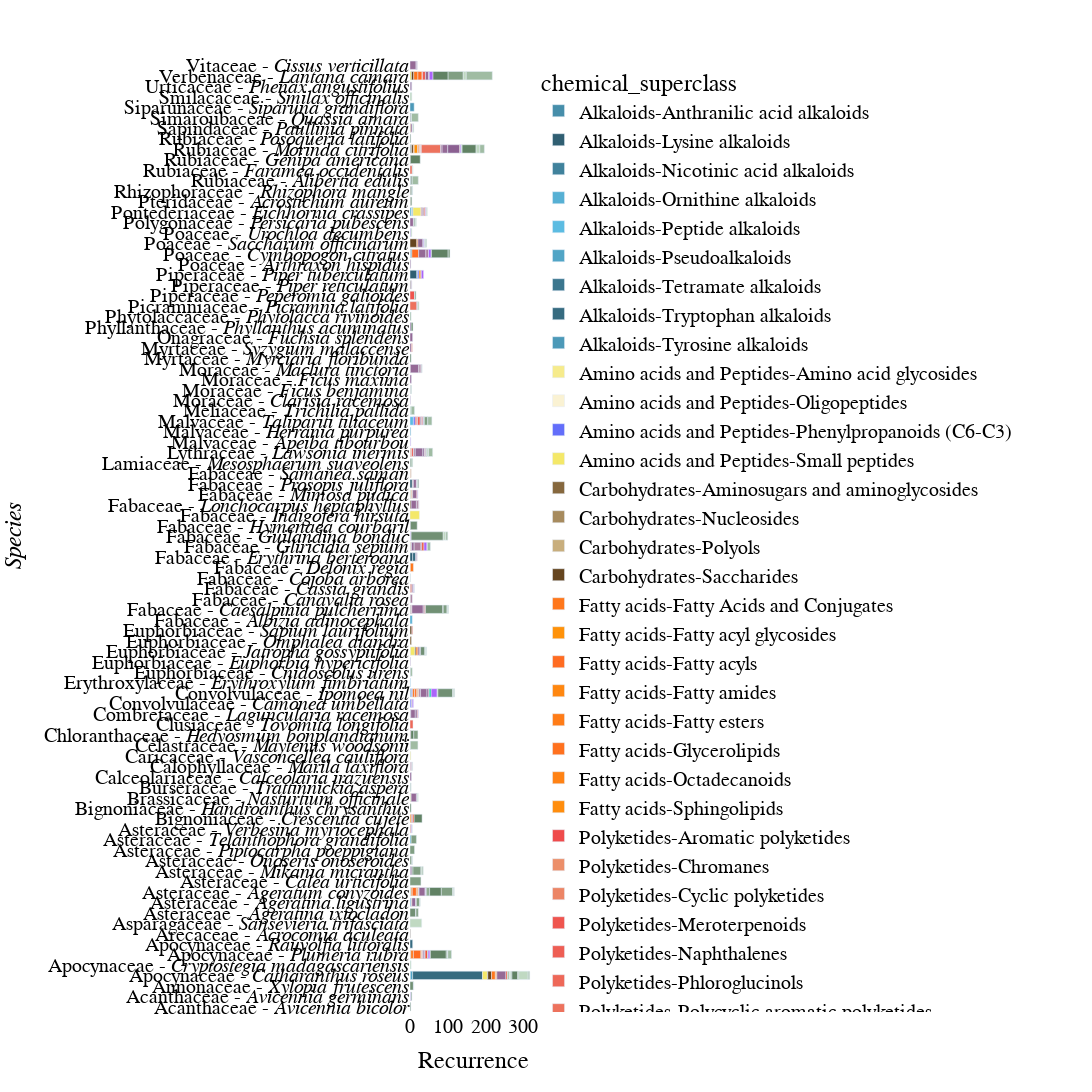

Notebook code cell kept with this figure:
### Code cell
# Step 1: Initialize an empty DataFrame to store all data
all_data = pd.DataFrame(columns=['organism_taxonomy_09species', 'organism_taxonomy_08genus','organism_taxonomy_06family', 'chemical_superclass'])

# Step 2: Read data from all .tsv files in the output_folder
species_data_folder = os.path.join(output_folder, 'species_data')
for filename in os.listdir(species_data_folder):
    if filename.endswith(".tsv"):
        file_data = pd.read_csv(os.path.join(species_data_folder, filename), sep='\t')
        all_data = pd.concat([all_data, file_data])

# Step 3: Rename the "queried_taxaLabel" column to "species"
all_data.rename(columns={'organism_taxonomy_09species': 'species', 'organism_taxonomy_08genus': 'genus','organism_taxonomy_06family': 'family',}, inplace=True)

# Apply the function to each row
all_data[['Pathway', 'superclass']] = all_data.apply(lambda row: split_chemical_superclass(row), axis=1, result_type='expand')

# Step 4: Process data for color mapping
color_map = {}
for pathway, superclasses in all_data.groupby('Pathway')['superclass'].unique().items():
    shades = generate_shades(pathway, len(superclasses))
    for superclass, shade in zip(superclasses, shades):
        color_map[f"{pathway}-{superclass}"] = shade

# Step 5: Group and aggregate data to calculate recurrence
agg_data = all_data.groupby(['species', 'genus', 'family', 'chemical_superclass']).size().reset_index(name='recurrence')

#unique_species = agg_data['species'].unique()


# Concatenate genus and family for the y-axis labels
#agg_data['genus_family'] = agg_data['family'] + ' > ' + agg_data['genus'] + ' > ' + agg_data['species']
agg_data['genus_family'] = agg_data['family'] + ' - ' + agg_data['species']

# Sort the agg_data DataFrame by 'species' and 'chemical_superclass'
agg_data_sorted = agg_data.sort_values(by=['chemical_superclass'])

# Step 6: Create the stacked barplot with the custom color palette
fig = px.bar(agg_data_sorted, y='genus_family', x='recurrence',
             #title='Stacked Barplot of Predicted Superclasses Occurrence for Species',
             labels={'recurrence': 'Recurrence'},
             color='chemical_superclass',
             color_discrete_map=color_map,
             orientation='h')

# Customize the order of species on the y-axis

#fig.update_yaxes(categoryorder='array', categoryarray=unique_species)
# Get unique values of 'genus_family_species' for ordering on the y-axis
unique_genus_family_species = sorted(agg_data_sorted['genus_family'].unique()) #agg_data_sorted['genus_family'].unique()

fig.update_yaxes(categoryorder='array', categoryarray=unique_genus_family_species)

# Set species labels in italics
#fig.update_layout(yaxis=dict(tickmode='array',
#                            tickvals=list(range(len(unique_genus_family_species))),
#                            ticktext=[f'<i>{species}</i>' for species in unique_genus_family_species],
#                            ticklabelposition='outside', 
                            #tickangle= 0,
                            #autorange="reversed",  # Reverse the y-axis to align labels to the left
                            #side='left'
#))


# Set species labels in italics and justify to the left
ticktext = []
for species in unique_genus_family_species:
    family, species_part = species.split(' - ')
    ticktext.append(f'{family} - <i>{species_part}</i>')  # Italicize only the species part

fig.update_layout(yaxis=dict(
    tickmode='array',
    tickvals=list(range(len(unique_genus_family_species))),
    ticktext=ticktext,
   # ticklabelposition='inside'  # Align tick labels to the left
))
# Set species labels in italics
#fig.update_layout(yaxis=dict(tickmode='array',
#                              tickvals=list(range(len(unique_species))),
#                              ticktext=[f'<i>{species}</i>' for species in unique_species]
#                              ))

# Modify the y-axis label
fig.update_yaxes(title_text='<i>Species<i>')

# Set a white background
fig.update_layout(plot_bgcolor='white')

# Modify the size of the figure
fig.update_layout(width=2000, height=2500)

# Define font style
font_style = dict(family="Times New Roman", size=20, color="black")

# Update the layout with the font style
fig.update_layout(
    title_font=font_style,  # Title font style
    font=font_style,  # Axis labels and tick labels font style
    yaxis=dict(tickfont=font_style, ticklen=50)  # Y-axis tick labels font style
)


# Save the figure as an HTML file
fig.write_html(f'{output_folder}Wikidata_superclass_barplot_species.html')

# Save the image in high resolution with specific dimensions
#fig.write_image('Wikidata_superclass_barplot_species.png', format= 'png', width=1000, height=1000, scale=3) 
# Show the figure
fig.show()
